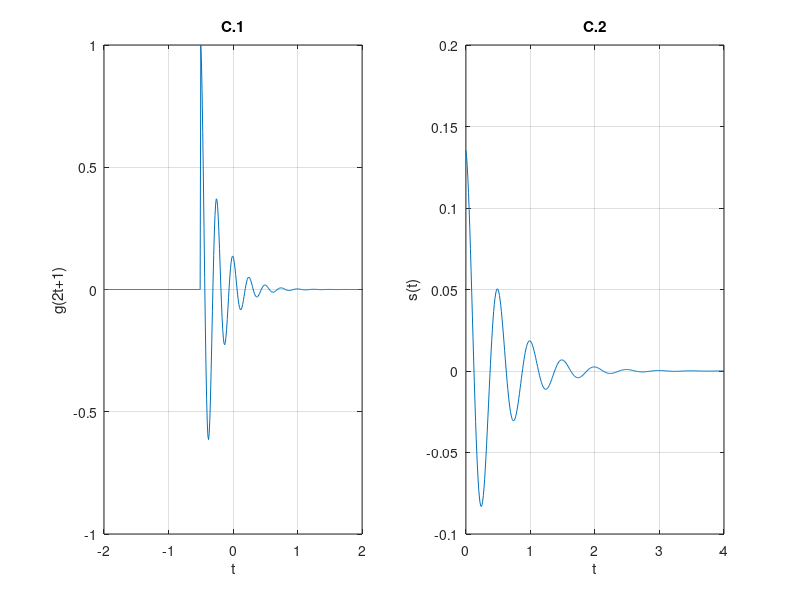

Write the MATLAB code that produced this figure.
t = (-2:0.01:2);
u = @(t) 1.0.*(t>=0);
f = @(t) exp(-2*t).*cos(4*pi*t);
g = @(t) f(t).*u(t);

subplot(1,2,1);
plot(t,g(2*t+1));
title('C.1');
xlabel('t');
ylabel('g(2t+1)');
grid;


t = 0 : 0.01 : 4;
s = @(t) g(t+1);
subplot(1,2,2);
plot (t, s(t));
title('C.2');
xlabel('t');
ylabel('s(t)');
grid;